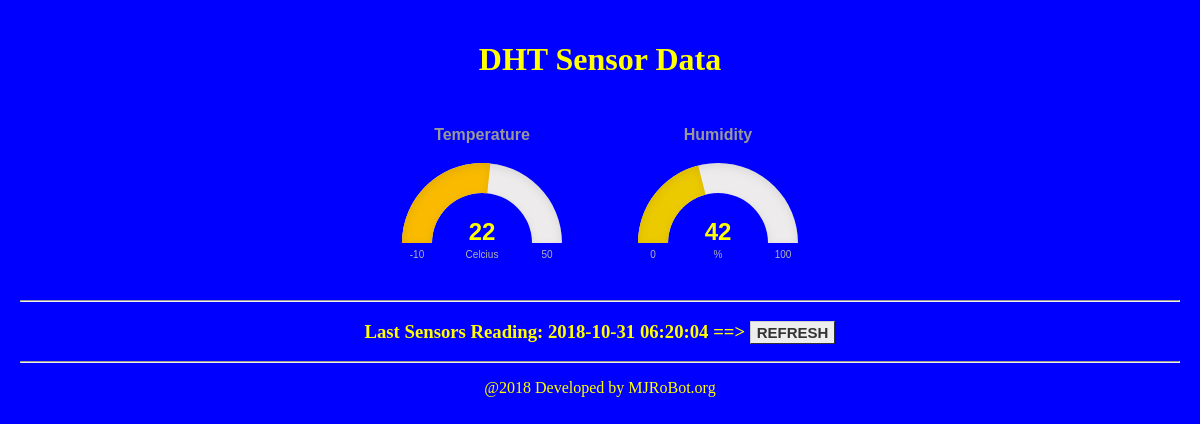
Before: / with the older database file.
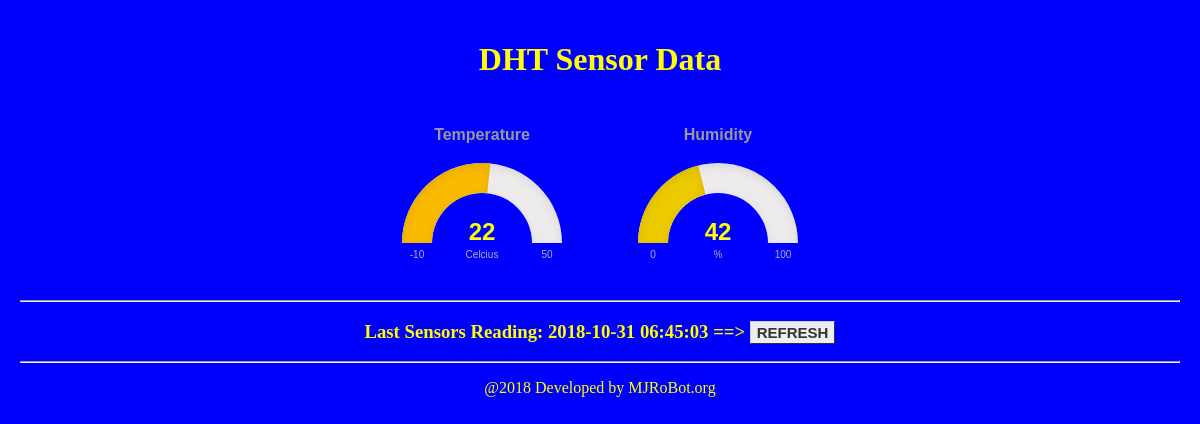
After: the same page with the newer database file.
### tables this page shows
CREATE TABLE DHT_data(timestamp DATETIME, temp NUMERIC, hum NUMERIC);

### appweb/app.py (the view)
@app.route("/")
def index():
	time, temp, hum = getData()
	templateData = {
		'time': time,
		'temp': temp,
		'hum': hum
	}
	return render_template('index_gage.html', **templateData)

### appweb/app.py (called while the page is built)
def getData():
	conn=sqlite3.connect('../sensorsData.db')
	curs=conn.cursor()
	for row in curs.execute("SELECT * FROM DHT_data ORDER BY timestamp DESC LIMIT 1"):
		time = str(row[0])
		temp = row[1]
		hum = row[2]
	conn.close()
	return time, temp, hum

### appweb/templates/index_gage.html (shortened to what this page needs)
<!doctype html>
<html>
<head>
    <link rel="stylesheet" href='../static/style.css'/>
</head>
<body>
    <h1>DHT Sensor Data </h1>
    <div id="g1"></div>
    <div id="g2"></div>
    <hr>
	<h3> Last Sensors Reading: {{ time }} ==> <a href="/"class="button">REFRESH</a></h3>
	<hr>
	<p> @2018 Developed by MJRoBot.org</p>
</body>
</html>

### appweb/static/style.css (style rules this page uses)
body { background: blue; color: yellow; padding:1% }
.button { font: bold 15px Arial; text-decoration: none; background-color: #EEEEEE; color: #333333; padding: 2px 6px 2px 6px; border-top: 1px solid #CCCCCC; border-right: 1px solid #333333; border-bottom: 1px solid #333333; border-left: 1px solid #CCCCCC; }

### appweb/templates/index_gage.html (style rules this page uses)
body { text-align: center; }
#g1, #g2 { width: 200px; height: 160px; display: inline-block; margin: 1em; }

Changed rows visible on the page:
no longer on this page (row unchanged): DHT_data: timestamp "2018-10-31 06:20:04"
added DHT_data: timestamp "2018-10-31 06:45:03"
